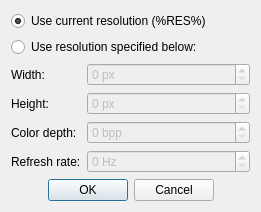
<?xml version="1.0" encoding="UTF-8"?>
<ui version="4.0">
 <class>ResolutionDialog</class>
 <widget class="QDialog" name="ResolutionDialog">
  <property name="geometry">
   <rect>
    <x>0</x>
    <y>0</y>
    <width>261</width>
    <height>200</height>
   </rect>
  </property>
  <property name="windowTitle">
   <string>Choose resolution</string>
  </property>
  <layout class="QVBoxLayout" name="verticalLayout">
   <item>
    <widget class="QRadioButton" name="useCurrent">
     <property name="text">
      <string>Use current resolution (%RES%)</string>
     </property>
     <property name="checked">
      <bool>true</bool>
     </property>
    </widget>
   </item>
   <item>
    <widget class="QRadioButton" name="useSpecified">
     <property name="text">
      <string>Use resolution specified below:</string>
     </property>
    </widget>
   </item>
   <item>
    <layout class="QFormLayout" name="formLayout">
     <property name="formAlignment">
      <set>Qt::AlignHCenter|Qt::AlignTop</set>
     </property>
     <item row="0" column="0">
      <widget class="QLabel" name="widthLabel">
       <property name="text">
        <string>Width:</string>
       </property>
      </widget>
     </item>
     <item row="1" column="0">
      <widget class="QLabel" name="heightLabel">
       <property name="text">
        <string>Height:</string>
       </property>
      </widget>
     </item>
     <item row="2" column="0">
      <widget class="QLabel" name="bppLabel">
       <property name="text">
        <string>Color depth:</string>
       </property>
      </widget>
     </item>
     <item row="3" column="0">
      <widget class="QLabel" name="refreshLabel">
       <property name="text">
        <string>Refresh rate:</string>
       </property>
      </widget>
     </item>
     <item row="0" column="1">
      <widget class="QSpinBox" name="widthBox">
       <property name="enabled">
        <bool>false</bool>
       </property>
       <property name="suffix">
        <string> px</string>
       </property>
       <property name="maximum">
        <number>2048</number>
       </property>
      </widget>
     </item>
     <item row="1" column="1">
      <widget class="QSpinBox" name="heightBox">
       <property name="enabled">
        <bool>false</bool>
       </property>
       <property name="suffix">
        <string> px</string>
       </property>
       <property name="maximum">
        <number>1152</number>
       </property>
      </widget>
     </item>
     <item row="2" column="1">
      <widget class="QSpinBox" name="bppBox">
       <property name="enabled">
        <bool>false</bool>
       </property>
       <property name="suffix">
        <string> bpp</string>
       </property>
       <property name="maximum">
        <number>32</number>
       </property>
      </widget>
     </item>
     <item row="3" column="1">
      <widget class="QSpinBox" name="refreshBox">
       <property name="enabled">
        <bool>false</bool>
       </property>
       <property name="suffix">
        <string> Hz</string>
       </property>
       <property name="maximum">
        <number>256</number>
       </property>
      </widget>
     </item>
    </layout>
   </item>
   <item>
    <widget class="QDialogButtonBox" name="buttonBox">
     <property name="orientation">
      <enum>Qt::Horizontal</enum>
     </property>
     <property name="standardButtons">
      <set>QDialogButtonBox::Cancel|QDialogButtonBox::Ok</set>
     </property>
     <property name="centerButtons">
      <bool>true</bool>
     </property>
    </widget>
   </item>
  </layout>
 </widget>
 <resources/>
 <connections>
  <connection>
   <sender>useSpecified</sender>
   <signal>toggled(bool)</signal>
   <receiver>widthBox</receiver>
   <slot>setEnabled(bool)</slot>
   <hints>
    <hint type="sourcelabel">
     <x>130</x>
     <y>39</y>
    </hint>
    <hint type="destinationlabel">
     <x>169</x>
     <y>66</y>
    </hint>
   </hints>
  </connection>
  <connection>
   <sender>useSpecified</sender>
   <signal>toggled(bool)</signal>
   <receiver>heightBox</receiver>
   <slot>setEnabled(bool)</slot>
   <hints>
    <hint type="sourcelabel">
     <x>130</x>
     <y>39</y>
    </hint>
    <hint type="destinationlabel">
     <x>169</x>
     <y>94</y>
    </hint>
   </hints>
  </connection>
  <connection>
   <sender>useSpecified</sender>
   <signal>toggled(bool)</signal>
   <receiver>bppBox</receiver>
   <slot>setEnabled(bool)</slot>
   <hints>
    <hint type="sourcelabel">
     <x>130</x>
     <y>39</y>
    </hint>
    <hint type="destinationlabel">
     <x>166</x>
     <y>122</y>
    </hint>
   </hints>
  </connection>
  <connection>
   <sender>useSpecified</sender>
   <signal>toggled(bool)</signal>
   <receiver>refreshBox</receiver>
   <slot>setEnabled(bool)</slot>
   <hints>
    <hint type="sourcelabel">
     <x>130</x>
     <y>39</y>
    </hint>
    <hint type="destinationlabel">
     <x>166</x>
     <y>150</y>
    </hint>
   </hints>
  </connection>
  <connection>
   <sender>buttonBox</sender>
   <signal>accepted()</signal>
   <receiver>ResolutionDialog</receiver>
   <slot>accept()</slot>
   <hints>
    <hint type="sourcelabel">
     <x>130</x>
     <y>202</y>
    </hint>
    <hint type="destinationlabel">
     <x>130</x>
     <y>109</y>
    </hint>
   </hints>
  </connection>
  <connection>
   <sender>buttonBox</sender>
   <signal>rejected()</signal>
   <receiver>ResolutionDialog</receiver>
   <slot>reject()</slot>
   <hints>
    <hint type="sourcelabel">
     <x>130</x>
     <y>202</y>
    </hint>
    <hint type="destinationlabel">
     <x>130</x>
     <y>109</y>
    </hint>
   </hints>
  </connection>
 </connections>
</ui>
